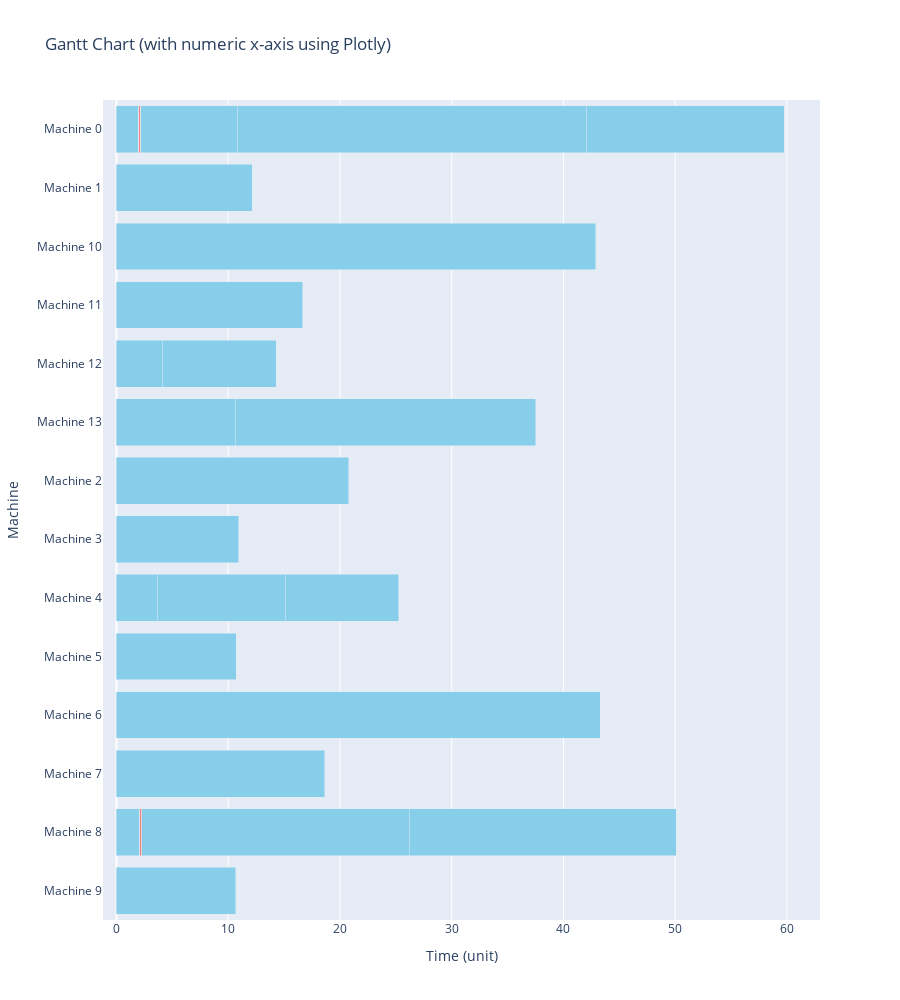

The notebook cell saved with this chart:
### Code cell
import plotly.express as px
import plotly.graph_objects as go
import pandas as pd

ganttData = []
for j in range(J):
    idxMachine = int(np.argmax(z.value[j], axis=0))
    
    # 직전 할당된 job과 pcard 차이가 있는지 확인인
    if (j >= M): 
        arrayZ = z[:, idxMachine].value
        idxBeforeJob = np.where(arrayZ[:j])[0][-1]
        if (matrixPcard[idxBeforeJob] != matrixPcard[j]):
            ganttData.append({
            'Job': f'Setup {j}',
            'Priority': priority[j],
            'Start': float(s.value[j] - r),
            'End': float(s.value[j]),
            'Machine': f'Machine {idxMachine}'
        })
    ganttData.append({
        'Job': f'Job {j}',
        'Priority': priority[j],
        'Start': float(s.value[j]),
        'End': float(s.value[j] + p[j]),
        'Machine': f'Machine {idxMachine}'
    })
dfGantt = pd.DataFrame(ganttData)

machine_list = sorted(dfGantt['Machine'].unique())
machine_to_y = {machine: idx for idx, machine in enumerate(machine_list)}

# Plotly 그래프 객체 초기화
fig = go.Figure()

# 각 작업/Setup을 개별 막대로 그림
for _, row in dfGantt.iterrows():
    fig.add_trace(go.Bar(
        x=[row['End'] - row['Start']],
        y=[machine_to_y[row['Machine']]],
        base=[row['Start']],
        orientation='h',
        name=row['Job'],
        hovertext=f"{row['Job']}: {row['Start']} ~ {row['End']} | {row['Priority']}",
        hoverinfo='text',
        marker_color='lightcoral' if 'Setup' in row['Job'] else 'skyblue',
        showlegend=False
    ))

# y축 설정
fig.update_yaxes(
    tickvals=list(machine_to_y.values()),
    ticktext=list(machine_to_y.keys()),
    title='Machine',
    autorange='reversed'
)

# x축 수치형으로 설정
fig.update_xaxes(title='Time (unit)', type='linear')

# 기타 레이아웃
fig.update_layout(
    title='Gantt Chart (with numeric x-axis using Plotly)',
    barmode='stack',
    height=300 + 50 * len(machine_to_y)
)

fig.show()

### Figure 1 — Plotly figure (JSON) as saved in the notebook; plotly's stock layout.template omitted (floating-point values rounded to 4 significant figures)
{"data": [{"base": [0], "hoverinfo": "text", "hovertext": "Job 0: 0.0 ~ 2.164921645120497 | [0]", "marker": {"color": "skyblue"}, "name": "Job 0", "orientation": "h", "showlegend": false, "type": "bar", "x": [2.165], "y": [0]}, {"base": [0], "hoverinfo": "text", "hovertext": "Job 1: 0.0 ~ 12.152951630771561 | [0]", "marker": {"color": "skyblue"}, "name": "Job 1", "orientation": "h", "showlegend": false, "type": "bar", "x": [12.15], "y": [1]}, {"base": [0], "hoverinfo": "text", "hovertext": "Job 2: 0.0 ~ 20.76680604064431 | [0]", "marker": {"color": "skyblue"}, "name": "Job 2", "orientation": "h", "showlegend": false, "type": "bar", "x": [20.77], "y": [6]}, {"base": [0], "hoverinfo": "text", "hovertext": "Job 3: 0.0 ~ 10.954725784903449 | [0]", "marker": {"color": "skyblue"}, "name": "Job 3", "orientation": "h", "showlegend": false, "type": "bar", "x": [10.95], "y": [7]}, {"base": [0], "hoverinfo": "text", "hovertext": "Job 4: 0.0 ~ 3.631414622994929 | [5]", "marker": {"color": "skyblue"}, "name": "Job 4", "orientation": "h", "showlegend": false, "type": "bar", "x": [3.631], "y": [8]}, {"base": [0], "hoverinfo": "text", "hovertext": "Job 5: 0.0 ~ 10.703088808650927 | [0]", "marker": {"color": "skyblue"}, "name": "Job 5", "orientation": "h", "showlegend": false, "type": "bar", "x": [10.7], "y": [9]}, {"base": [0], "hoverinfo": "text", "hovertext": "Job 6: 0.0 ~ 43.315055595119006 | [0]", "marker": {"color": "skyblue"}, "name": "Job 6", "orientation": "h", "showlegend": false, "type": "bar", "x": [43.32], "y": [10]}, {"base": [0], "hoverinfo": "text", "hovertext": "Job 7: 0.0 ~ 18.63113110995414 | [0]", "marker": {"color": "skyblue"}, "name": "Job 7", "orientation": "h", "showlegend": false, "type": "bar", "x": [18.63], "y": [11]}, {"base": [0], "hoverinfo": "text", "hovertext": "Job 8: 0.0 ~ 2.2672610981603216 | [0]", "marker": {"color": "skyblue"}, "name": "Job 8", "orientation": "h", "showlegend": false, "type": "bar", "x": [2.267], "y": [12]}, {"base": [0], "hoverinfo": "text", "hovertext": "Job 9: 0.0 ~ 10.662191087206685 | [0]", "marker": {"color": "skyblue"}, "name": "Job 9", "orientation": "h", "showlegend": false, "type": "bar", "x": [10.66], "y": [13]}, {"base": [0], "hoverinfo": "text", "hovertext": "Job 10: 0.0 ~ 42.88640621089823 | [0]", "marker": {"color": "skyblue"}, "name": "Job 10", "orientation": "h", "showlegend": false, "type": "bar", "x": [42.89], "y": [2]}, {"base": [0], "hoverinfo": "text", "hovertext": "Job 11: 0.0 ~ 16.654316823485456 | [4]", "marker": {"color": "skyblue"}, "name": "Job 11", "orientation": "h", "showlegend": false, "type": "bar", "x": [16.65], "y": [3]}, {"base": [0], "hoverinfo": "text", "hovertext": "Job 12: 0.0 ~ 4.079164814977401 | [0]", "marker": {"color": "skyblue"}, "name": "Job 12", "orientation": "h", "showlegend": false, "type": "bar", "x": [4.079], "y": [4]}, {"base": [0], "hoverinfo": "text", "hovertext": "Job 13: 0.0 ~ 10.613618536704076 | [4]", "marker": {"color": "skyblue"}, "name": "Job 13", "orientation": "h", "showlegend": false, "type": "bar", "x": [10.61], "y": [5]}, {"base": [2.165], "hoverinfo": "text", "hovertext": "Job 14: 2.1649216451205575 ~ 21.618581404491653 | [0]", "marker": {"color": "skyblue"}, "name": "Job 14", "orientation": "h", "showlegend": false, "type": "bar", "x": [19.45], "y": [0]}, {"base": [2.267], "hoverinfo": "text", "hovertext": "Setup 15: 2.2672610981602155 ~ 2.4272610981602156 | [0]", "marker": {"color": "lightcoral"}, "name": "Setup 15", "orientation": "h", "showlegend": false, "type": "bar", "x": [0.16], "y": [12]}, {"base": [2.427], "hoverinfo": "text", "hovertext": "Job 15: 2.4272610981602156 ~ 23.325643924873372 | [0]", "marker": {"color": "skyblue"}, "name": "Job 15", "orientation": "h", "showlegend": false, "type": "bar", "x": [20.9], "y": [12]}, {"base": [2.165], "hoverinfo": "text", "hovertext": "Setup 16: 2.164921645120412 ~ 2.324921645120412 | [0]", "marker": {"color": "lightcoral"}, "name": "Setup 16", "orientation": "h", "showlegend": false, "type": "bar", "x": [0.16], "y": [0]}, {"base": [2.325], "hoverinfo": "text", "hovertext": "Job 16: 2.324921645120412 ~ 12.120127276543439 | [0]", "marker": {"color": "skyblue"}, "name": "Job 16", "orientation": "h", "showlegend": false, "type": "bar", "x": [9.795], "y": [0]}, {"base": [3.631], "hoverinfo": "text", "hovertext": "Job 17: 3.6314146229947255 ~ 25.262372972576674 | [5]", "marker": {"color": "skyblue"}, "name": "Job 17", "orientation": "h", "showlegend": false, "type": "bar", "x": [21.63], "y": [8]}, {"base": [2.427], "hoverinfo": "text", "hovertext": "Job 18: 2.4272610981602156 ~ 6.454211376961826 | [0]", "marker": {"color": "skyblue"}, "name": "Job 18", "orientation": "h", "showlegend": false, "type": "bar", "x": [4.027], "y": [12]}, {"base": [2.325], "hoverinfo": "text", "hovertext": "Job 19: 2.324921645120412 ~ 15.23004331580524 | [0]", "marker": {"color": "skyblue"}, "name": "Job 19", "orientation": "h", "showlegend": false, "type": "bar", "x": [12.91], "y": [0]}, {"base": [2.005], "hoverinfo": "text", "hovertext": "Setup 20: 2.0049216451205574 ~ 2.1649216451205575 | [0]", "marker": {"color": "lightcoral"}, "name": "Setup 20", "orientation": "h", "showlegend": false, "type": "bar", "x": [0.16], "y": [0]}, {"base": [2.165], "hoverinfo": "text", "hovertext": "Job 20: 2.1649216451205575 ~ 9.981797876490523 | [0]", "marker": {"color": "skyblue"}, "name": "Job 20", "orientation": "h", "showlegend": false, "type": "bar", "x": [7.817], "y": [0]}, {"base": [2.107], "hoverinfo": "text", "hovertext": "Setup 21: 2.107261098160361 ~ 2.267261098160361 | [0]", "marker": {"color": "lightcoral"}, "name": "Setup 21", "orientation": "h", "showlegend": false, "type": "bar", "x": [0.16], "y": [12]}, {"base": [2.267], "hoverinfo": "text", "hovertext": "Job 21: 2.267261098160361 ~ 4.293278663441654 | [0]", "marker": {"color": "skyblue"}, "name": "Job 21", "orientation": "h", "showlegend": false, "type": "bar", "x": [2.026], "y": [12]}, {"base": [2.165], "hoverinfo": "text", "hovertext": "Job 22: 2.1649216451205575 ~ 43.15168006971484 | [0]", "marker": {"color": "skyblue"}, "name": "Job 22", "orientation": "h", "showlegend": false, "type": "bar", "x": [40.99], "y": [0]}, {"base": [2.165], "hoverinfo": "text", "hovertext": "Job 23: 2.1649216451205575 ~ 5.944122688514726 | [0]", "marker": {"color": "skyblue"}, "name": "Job 23", "orientation": "h", "showlegend": false, "type": "bar", "x": [3.779], "y": [0]}, {"base": [2.165], "hoverinfo": "text", "hovertext": "Job 24: 2.1649216451205575 ~ 5.915643453562135 | [0]", "marker": {"color": "skyblue"}, "name": "Job 24", "orientation": "h", "showlegend": false, "type": "bar", "x": [3.751], "y": [0]}, {"base": [2.165], "hoverinfo": "text", "hovertext": "Job 25: 2.1649216451205575 ~ 59.75367410929991 | [0]", "marker": {"color": "skyblue"}, "name": "Job 25", "orientation": "h", "showlegend": false, "type": "bar", "x": [57.59], "y": [0]}, {"base": [2.165], "hoverinfo": "text", "hovertext": "Job 26: 2.1649216451205575 ~ 29.09443717508242 | [0]", "marker": {"color": "skyblue"}, "name": "Job 26", "orientation": "h", "showlegend": false, "type": "bar", "x": [26.93], "y": [0]}, {"base": [2.165], "hoverinfo": "text", "hovertext": "Job 27: 2.1649216451205575 ~ 17.01612572673121 | [0]", "marker": {"color": "skyblue"}, "name": "Job 27", "orientation": "h", "showlegend": false, "type": "bar", "x": [14.85], "y": [0]}, {"base": [2.267], "hoverinfo": "text", "hovertext": "Setup 28: 2.2672610981602155 ~ 2.4272610981602156 | [0]", "marker": {"color": "lightcoral"}, "name": "Setup 28", "orientation": "h", "showlegend": false, "type": "bar", "x": [0.16], "y": [12]}, {"base": [2.427], "hoverinfo": "text", "hovertext": "Job 28: 2.4272610981602156 ~ 7.3097639815268405 | [0]", "marker": {"color": "skyblue"}, "name": "Job 28", "orientation": "h", "showlegend": false, "type": "bar", "x": [4.883], "y": [12]}, {"base": [4.079], "hoverinfo": "text", "hovertext": "Job 29: 4.079164814977503 ~ 14.282331810423045 | [6]", "marker": {"color": "skyblue"}, "name": "Job 29", "orientation": "h", "showlegend": false, "type": "bar", "x": [10.2], "y": [4]}, {"base": [2.165], "hoverinfo": "text", "hovertext": "Setup 30: 2.164921645120412 ~ 2.324921645120412 | [0]", "marker": {"color": "lightcoral"}, "name": "Setup 30", "orientation": "h", "showlegend": false, "type": "bar", "x": [0.16], "y": [0]}, {"base": [2.325], "hoverinfo": "text", "hovertext": "Job 30: 2.324921645120412 ~ 8.479667939084795 | [0]", "marker": {"color": "skyblue"}, "name": "Job 30", "orientation": "h", "showlegend": false, "type": "bar", "x": [6.155], "y": [0]}, {"base": [2.427], "hoverinfo": "text", "hovertext": "Job 31: 2.4272610981602156 ~ 15.916265638275231 | [0]", "marker": {"color": "skyblue"}, "name": "Job 31", "orientation": "h", "showlegend": false, "type": "bar", "x": [13.49], "y": [12]}, {"base": [2.325], "hoverinfo": "text", "hovertext": "Job 32: 2.324921645120412 ~ 7.97888143290192 | [0]", "marker": {"color": "skyblue"}, "name": "Job 32", "orientation": "h", "showlegend": false, "type": "bar", "x": [5.654], "y": [0]}, {"base": [2.005], "hoverinfo": "text", "hovertext": "Setup 33: 2.0049216451205574 ~ 2.1649216451205575 | [0]", "marker": {"color": "lightcoral"}, "name": "Setup 33", "orientation": "h", "showlegend": false, "type": "bar", "x": [0.16], "y": [0]}, {"base": [2.165], "hoverinfo": "text", "hovertext": "Job 33: 2.1649216451205575 ~ 14.757526654162731 | [0]", "marker": {"color": "skyblue"}, "name": "Job 33", "orientation": "h", "showlegend": false, "type": "bar", "x": [12.59], "y": [0]}, {"base": [10.61], "hoverinfo": "text", "hovertext": "Job 34: 10.613618536704053 ~ 37.50888805146501 | [6]", "marker": {"color": "skyblue"}, "name": "Job 34", "orientation": "h", "showlegend": false, "type": "bar", "x": [26.9], "y": [5]}, {"base": [2.165], "hoverinfo": "text", "hovertext": "Job 35: 2.1649216451205575 ~ 30.647265884530416 | [0]", "marker": {"color": "skyblue"}, "name": "Job 35", "orientation": "h", "showlegend": false, "type": "bar", "x": [28.48], "y": [0]}, {"base": [2.165], "hoverinfo": "text", "hovertext": "Job 36: 2.1649216451205575 ~ 25.83932724567576 | [0]", "marker": {"color": "skyblue"}, "name": "Job 36", "orientation": "h", "showlegend": false, "type": "bar", "x": [23.67], "y": [0]}, {"base": [2.107], "hoverinfo": "text", "hovertext": "Setup 37: 2.107261098160361 ~ 2.267261098160361 | [0]", "marker": {"color": "lightcoral"}, "name": "Setup 37", "orientation": "h", "showlegend": false, "type": "bar", "x": [0.16], "y": [12]}, {"base": [2.267], "hoverinfo": "text", "hovertext": "Job 37: 2.267261098160361 ~ 14.197427287804084 | [0]", "marker": {"color": "skyblue"}, "name": "Job 37", "orientation": "h", "showlegend": false, "type": "bar", "x": [11.93], "y": [12]}, {"base": [2.165], "hoverinfo": "text", "hovertext": "Setup 38: 2.164921645120412 ~ 2.324921645120412 | [0]", "marker": {"color": "lightcoral"}, "name": "Setup 38", "orientation": "h", "showlegend": false, "type": "bar", "x": [0.16], "y": [0]}, {"base": [2.325], "hoverinfo": "text", "hovertext": "Job 38: 2.324921645120412 ~ 38.97142325545162 | [0]", "marker": {"color": "skyblue"}, "name": "Job 38", "orientation": "h", "showlegend": false, "type": "bar", "x": [36.65], "y": [0]}, {"base": [2.005], "hoverinfo": "text", "hovertext": "Setup 39: 2.0049216451205574 ~ 2.1649216451205575 | [0]", "marker": {"color": "lightcoral"}, "name": "Setup 39", "orientation": "h", "showlegend": false, "type": "bar", "x": [0.16], "y": [0]}, {"base": [2.165], "hoverinfo": "text", "hovertext": "Job 39: 2.1649216451205575 ~ 8.289247944789158 | [0]", "marker": {"color": "skyblue"}, "name": "Job 39", "orientation": "h", "showlegend": false, "type": "bar", "x": [6.124], "y": [0]}, {"base": [2.165], "hoverinfo": "text", "hovertext": "Job 40: 2.1649216451205575 ~ 4.589355184271366 | [0]", "marker": {"color": "skyblue"}, "name": "Job 40", "orientation": "h", "showlegend": false, "type": "bar", "x": [2.424], "y": [0]}, {"base": [3.631], "hoverinfo": "text", "hovertext": "Job 41: 3.6314146229947255 ~ 15.087621003479807 | [5]", "marker": {"color": "skyblue"}, "name": "Job 41", "orientation": "h", "showlegend": false, "type": "bar", "x": [11.46], "y": [8]}, {"base": [2.267], "hoverinfo": "text", "hovertext": "Setup 42: 2.2672610981602155 ~ 2.4272610981602156 | [0]", "marker": {"color": "lightcoral"}, "name": "Setup 42", "orientation": "h", "showlegend": false, "type": "bar", "x": [0.16], "y": [12]}, {"base": [2.427], "hoverinfo": "text", "hovertext": "Job 42: 2.4272610981602156 ~ 50.118829075606676 | [0]", "marker": {"color": "skyblue"}, "name": "Job 42", "orientation": "h", "showlegend": false, "type": "bar", "x": [47.69], "y": [12]}, {"base": [2.165], "hoverinfo": "text", "hovertext": "Job 43: 2.1649216451205575 ~ 12.110890410841865 | [0]", "marker": {"color": "skyblue"}, "name": "Job 43", "orientation": "h", "showlegend": false, "type": "bar", "x": [9.946], "y": [0]}, {"base": [2.165], "hoverinfo": "text", "hovertext": "Job 44: 2.1649216451205575 ~ 9.32209739334927 | [0]", "marker": {"color": "skyblue"}, "name": "Job 44", "orientation": "h", "showlegend": false, "type": "bar", "x": [7.157], "y": [0]}, {"base": [2.165], "hoverinfo": "text", "hovertext": "Job 45: 2.1649216451205575 ~ 39.45820317350276 | [0]", "marker": {"color": "skyblue"}, "name": "Job 45", "orientation": "h", "showlegend": false, "type": "bar", "x": [37.29], "y": [0]}, {"base": [2.165], "hoverinfo": "text", "hovertext": "Job 46: 2.1649216451205575 ~ 42.05478563207925 | [0]", "marker": {"color": "skyblue"}, "name": "Job 46", "orientation": "h", "showlegend": false, "type": "bar", "x": [39.89], "y": [0]}, {"base": [2.165], "hoverinfo": "text", "hovertext": "Setup 47: 2.164921645120412 ~ 2.324921645120412 | [0]", "marker": {"color": "lightcoral"}, "name": "Setup 47", "orientation": "h", "showlegend": false, "type": "bar", "x": [0.16], "y": [0]}, {"base": [2.325], "hoverinfo": "text", "hovertext": "Job 47: 2.324921645120412 ~ 10.846719074473041 | [0]", "marker": {"color": "skyblue"}, "name": "Job 47", "orientation": "h", "showlegend": false, "type": "bar", "x": [8.522], "y": [0]}, {"base": [2.107], "hoverinfo": "text", "hovertext": "Setup 48: 2.107261098160361 ~ 2.267261098160361 | [0]", "marker": {"color": "lightcoral"}, "name": "Setup 48", "orientation": "h", "showlegend": false, "type": "bar", "x": [0.16], "y": [12]}, {"base": [2.267], "hoverinfo": "text", "hovertext": "Job 48: 2.267261098160361 ~ 26.194789349171256 | [0]", "marker": {"color": "skyblue"}, "name": "Job 48", "orientation": "h", "showlegend": false, "type": "bar", "x": [23.93], "y": [12]}, {"base": [2.005], "hoverinfo": "text", "hovertext": "Setup 49: 2.0049216451205574 ~ 2.1649216451205575 | [0]", "marker": {"color": "lightcoral"}, "name": "Setup 49", "orientation": "h", "showlegend": false, "type": "bar", "x": [0.16], "y": [0]}, {"base": [2.165], "hoverinfo": "text", "hovertext": "Job 49: 2.1649216451205575 ~ 6.800918528151903 | [0]", "marker": {"color": "skyblue"}, "name": "Job 49", "orientation": "h", "showlegend": false, "type": "bar", "x": [4.636], "y": [0]}, {"base": [2.165], "hoverinfo": "text", "hovertext": "Job 50: 2.1649216451205575 ~ 10.57074251747919 | [0]", "marker": {"color": "skyblue"}, "name": "Job 50", "orientation": "h", "showlegend": false, "type": "bar", "x": [8.406], "y": [0]}, {"base": [2.165], "hoverinfo": "text", "hovertext": "Job 51: 2.1649216451205575 ~ 10.838190175583033 | [0]", "marker": {"color": "skyblue"}, "name": "Job 51", "orientation": "h", "showlegend": false, "type": "bar", "x": [8.673], "y": [0]}], "layout": {"barmode": "stack", "height": 1000, "title": {"text": "Gantt Chart (with numeric x-axis using Plotly)"}, "xaxis": {"title": {"text": "Time (unit)"}, "type": "linear"}, "yaxis": {"autorange": "reversed", "ticktext": ["Machine 0", "Machine 1", "Machine 10", "Machine 11", "Machine 12", "Machine 13", "Machine 2", "Machine 3", "Machine 4", "Machine 5", "Machine 6", "Machine 7", "Machine 8", "Machine 9"], "tickvals": [0, 1, 2, 3, 4, 5, 6, 7, 8, 9, 10, 11, 12, 13], "title": {"text": "Machine"}}}}
